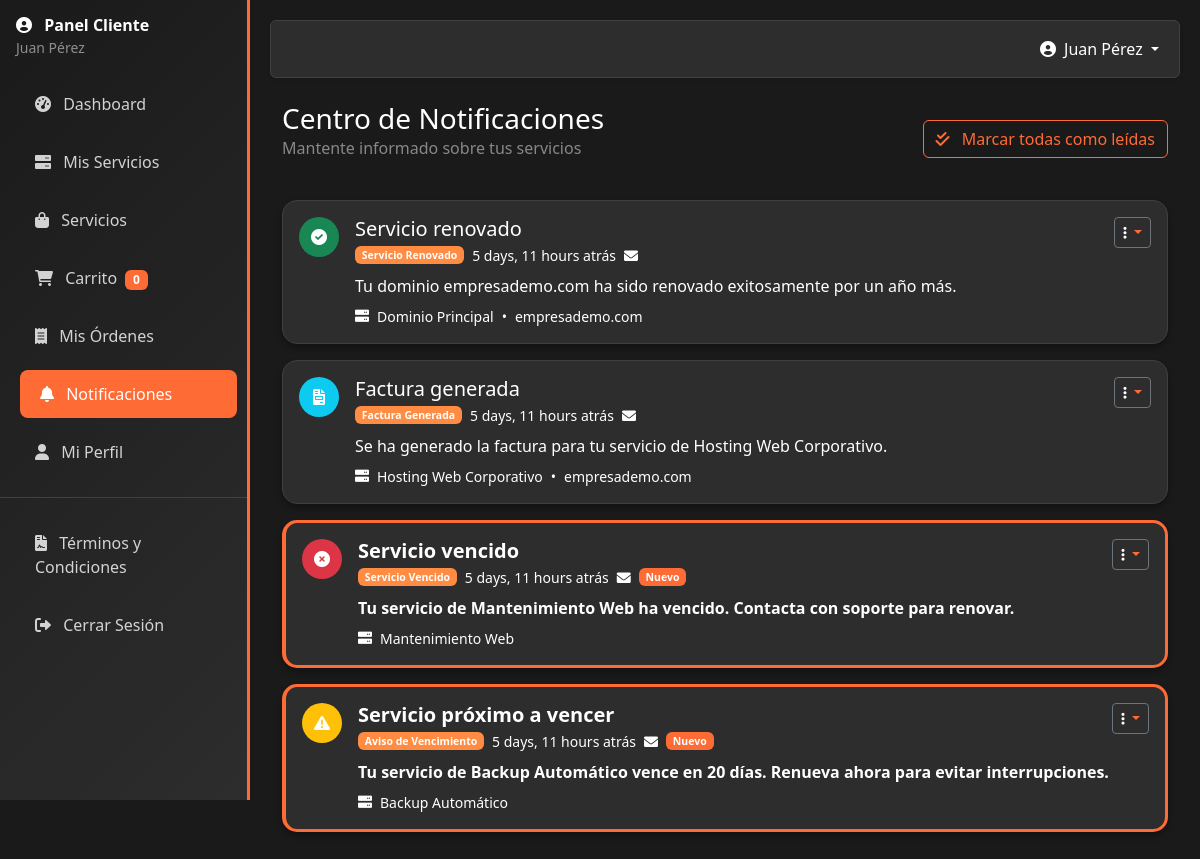
Page /accounts/notifications/ (signed in) on the committed database.
### accounts/models.py (models this page shows, shortened)
class User(AbstractUser):
    USER_TYPE_CHOICES = [
        ('admin', 'Administrador'),
        ('client', 'Cliente'),
    ]
    user_type = models.CharField(max_length=10, choices=USER_TYPE_CHOICES, default='client')
    phone = models.CharField(max_length=20, blank=True, null=True)
    company = models.CharField(max_length=100, blank=True, null=True, verbose_name="Empresa")
    address = models.TextField(blank=True, null=True, verbose_name="Dirección")
    city = models.CharField(max_length=50, blank=True, null=True, verbose_name="Ciudad")
    country = models.CharField(max_length=50, blank=True, null=True, verbose_name="País")
    two_factor_enabled = models.BooleanField(default=False)
    created_at = models.DateTimeField(auto_now_add=True)
    updated_at = models.DateTimeField(auto_now=True)
    def is_client(self):
        return self.user_type == 'client'

class ServiceNotification(models.Model):
    NOTIFICATION_TYPES = [
        ('expiry_warning', 'Aviso de Vencimiento'),
        ('expired', 'Servicio Vencido'),
        ('suspended', 'Servicio Suspendido'),
        ('renewed', 'Servicio Renovado'),
        ('invoice', 'Factura Generada'),
    ]
    client = models.ForeignKey(User, on_delete=models.CASCADE, related_name='notifications')
    service = models.ForeignKey(ClientService, on_delete=models.CASCADE, related_name='notifications')
    notification_type = models.CharField(max_length=20, choices=NOTIFICATION_TYPES, verbose_name="Tipo de Notificación")
    title = models.CharField(max_length=200, verbose_name="Título")
    message = models.TextField(verbose_name="Mensaje")
    is_read = models.BooleanField(default=False, verbose_name="Leído")
    sent_via_email = models.BooleanField(default=False, verbose_name="Enviado por Email")
    created_at = models.DateTimeField(auto_now_add=True)
    class Meta:
        verbose_name = "Notificación de Servicio"
        verbose_name_plural = "Notificaciones de Servicios"
        ordering = ['-created_at']

class ClientService(models.Model):
    SERVICE_TYPES = [
        ('hosting', 'Hosting'),
        ('domain', 'Dominio'),
        ('email', 'Email'),
        ('ssl', 'Certificado SSL'),
        ('backup', 'Backup'),
        ('maintenance', 'Mantenimiento'),
        ('development', 'Desarrollo Web'),
        ('seo', 'SEO'),
    ]
    STATUS_CHOICES = [
        ('active', 'Activo'),
        ('suspended', 'Suspendido'),
        ('expired', 'Vencido'),
        ('cancelled', 'Cancelado'),
    ]
    BILLING_CYCLES = [
        ('monthly', 'Mensual'),
        ('quarterly', 'Trimestral'),
        ('semi_annual', 'Semestral'),
        ('yearly', 'Anual'),
        ('biennial', 'Bienal'),
    ]
    client = models.ForeignKey(User, on_delete=models.CASCADE, related_name='services')
    service_type = models.CharField(max_length=20, choices=SERVICE_TYPES, verbose_name="Tipo de Servicio")
    name = models.CharField(max_length=200, verbose_name="Nombre del Servicio")
    description = models.TextField(blank=True, null=True, verbose_name="Descripción")
    hosting_plan = models.ForeignKey(HostingPlan, on_delete=models.SET_NULL, null=True, blank=True, verbose_name="Plan de Hosting")
    start_date = models.DateField(verbose_name="Fecha de Inicio")
    expiry_date = models.DateField(verbose_name="Fecha de Vencimiento")
    billing_cycle = models.CharField(max_length=20, choices=BILLING_CYCLES, verbose_name="Ciclo de Facturación")
    price = models.DecimalField(max_digits=10, decimal_places=2, verbose_name="Precio")
    status = models.CharField(max_length=20, choices=STATUS_CHOICES, default='active', verbose_name="Estado")
    auto_renew = models.BooleanField(default=True, verbose_name="Renovación Automática")
    domain_name = models.CharField(max_length=255, blank=True, null=True, verbose_name="Nombre de Dominio")
    server_ip = models.GenericIPAddressField(blank=True, null=True, verbose_name="IP del Servidor")
    cpanel_username = models.CharField(max_length=50, blank=True, null=True, verbose_name="Usuario cPanel")
    created_at = models.DateTimeField(auto_now_add=True)
    updated_at = models.DateTimeField(auto_now=True)
    class Meta:
        verbose_name = "Servicio de Cliente"
        verbose_name_plural = "Servicios de Clientes"
        ordering = ['-created_at']

### accounts/views.py (the view, shortened to what this page needs)
# urls.py: path('notifications/', views.client_notifications, name='client_notifications'),
@login_required
def client_notifications(request):
    if not request.user.is_client():
        return redirect('adminpanel:admin_dashboard')
    notifications = ServiceNotification.objects.filter(
        client=request.user
    ).order_by('-created_at')
    context = {
        'notifications': notifications,
    }
    return render(request, 'accounts/client_notifications.html', context)

### accounts/templates/accounts/client_notifications.html (shortened to what this page needs)
{% extends 'accounts/client_base.html' %}
{% block content %}
<div class="container-fluid">
    <div class="d-flex justify-content-between align-items-center mb-4">
        <div>
            <h1 class="h3 mb-0" style="color: #ffffff !important;">Centro de Notificaciones</h1>
            <p class="text-muted" style="color: #888 !important;">Mantente informado sobre tus servicios</p>
        </div>
        {% if notifications %}
            <div>
                <button class="btn btn-outline-primary" onclick="markAllAsRead()">
                    <i class="fas fa-check-double me-2"></i>
                    Marcar todas como leídas
                </button>
            </div>
        {% endif %}
    </div>
    {% if notifications %}
        <div class="row">
            {% for notification in notifications %}
                <div class="col-12 mb-3">
                    <div class="card {% if not notification.is_read %}border-start border-primary border-3{% endif %}">
                        <div class="card-body">
                            <div class="d-flex align-items-start">
                                <div class="flex-shrink-0 me-3">
                                    {% if notification.notification_type == 'expiry_warning' %}
                                        <div class="bg-warning text-white rounded-circle d-flex align-items-center justify-content-center"
                                             style="width: 40px; height: 40px;">
                                            <i class="fas fa-exclamation-triangle"></i>
                                        </div>
                                    {% elif notification.notification_type == 'expired' %}
                                        <div class="bg-danger text-white rounded-circle d-flex align-items-center justify-content-center"
                                             style="width: 40px; height: 40px;">
                                            <i class="fas fa-times-circle"></i>
                                        </div>
                                    {% elif notification.notification_type == 'renewed' %}
                                        <div class="bg-success text-white rounded-circle d-flex align-items-center justify-content-center"
                                             style="width: 40px; height: 40px;">
                                            <i class="fas fa-check-circle"></i>
                                        </div>
                                    {% elif notification.notification_type == 'suspended' %}
                                        <div class="bg-warning text-white rounded-circle d-flex align-items-center justify-content-center"
                                             style="width: 40px; height: 40px;">
                                            <i class="fas fa-pause-circle"></i>
                                        </div>
                                    {% elif notification.notification_type == 'invoice' %}
                                        <div class="bg-info text-white rounded-circle d-flex align-items-center justify-content-center"
                                             style="width: 40px; height: 40px;">
                                            <i class="fas fa-file-invoice"></i>
                                        </div>
                                    {% else %}
                                        <div class="bg-secondary text-white rounded-circle d-flex align-items-center justify-content-center"
                                             style="width: 40px; height: 40px;">
                                            <i class="fas fa-info-circle"></i>
                                        </div>
                                    {% endif %}
                                </div>
                                <div class="flex-grow-1">
                                    <div class="d-flex justify-content-between align-items-start mb-2">
                                        <div>
                                            <h5 class="mb-1 {% if not notification.is_read %}fw-bold{% endif %}">
                                                {{ notification.title }}
                                            </h5>
                                            <div class="d-flex align-items-center text-muted small">
                                                <span class="badge me-2" style="background-color: #ff8c42; color: white;">
                                                    {{ notification.get_notification_type_display }}
                                                </span>
                                                <span class="me-2">{{ notification.created_at|timesince }} atrás</span>
                                                {% if notification.sent_via_email %}
                                                    <span class="me-2">
                                                        <i class="fas fa-envelope text-info" title="Enviado por email"></i>
                                                    </span>
                                                {% endif %}
                                                {% if not notification.is_read %}
                                                    <span class="badge bg-primary">Nuevo</span>
                                                {% endif %}
                                            </div>
                                        </div>
                                        <div class="dropdown">
                                            <button class="btn btn-sm btn-outline-secondary dropdown-toggle"
                                                    type="button" data-bs-toggle="dropdown">
                                                <i class="fas fa-ellipsis-v"></i>
                                            </button>
                                        </div>
                                    </div>
                                    <p class="mb-2 {% if not notification.is_read %}fw-bold{% endif %}">
                                        {{ notification.message }}
                                    </p>
                                    <div class="d-flex align-items-center text-muted small">
                                        <i class="fas fa-server me-2"></i>
                                        <span>{{ notification.service.name }}</span>
                                        {% if notification.service.domain_name %}
                                            <span class="mx-2">•</span>
                                            <span>{{ notification.service.domain_name }}</span>
                                        {% endif %}
                                    </div>
                                </div>
                            </div>
                        </div>
                    </div>
                </div>
            {% endfor %}
        </div>
    {% endif %}
</div>
{% endblock %}

### accounts/templates/accounts/client_base.html (shortened to what this page needs)
<!DOCTYPE html>
<html lang="es">
<head>
    <link href="https://cdn.jsdelivr.net/npm/bootstrap@5.3.0/dist/css/bootstrap.min.css" rel="stylesheet">
    <link rel="stylesheet" href="https://cdnjs.cloudflare.com/ajax/libs/font-awesome/6.0.0/css/all.min.css">
</head>
<body>
    <div class="sidebar">
        <div class="p-3">
            <h4 class="navbar-brand mb-0">
                <i class="fas fa-user-circle me-2"></i>
                Panel Cliente
            </h4>
            <small class="text-white-50">{{ user.get_full_name|default:user.username }}</small>
        </div>
        <nav class="nav flex-column">
            <a class="nav-link {% if request.resolver_match.url_name == 'client_dashboard' %}active{% endif %}"
               href="{% url 'accounts:client_dashboard' %}">
                <i class="fas fa-tachometer-alt me-2"></i> Dashboard
            </a>
            <a class="nav-link {% if request.resolver_match.url_name == 'client_services' %}active{% endif %}"
               href="{% url 'accounts:client_services' %}">
                <i class="fas fa-server me-2"></i> Mis Servicios
            </a>
            <a class="nav-link {% if request.resolver_match.url_name == 'home' %}active{% endif %}"
               href="{% url 'services:home' %}">
                <i class="fas fa-shopping-bag me-2"></i> Servicios
            </a>
            <a class="nav-link position-relative {% if request.resolver_match.url_name == 'cart' %}active{% endif %}"
               href="{% url 'services:cart' %}">
                <i class="fas fa-shopping-cart me-2"></i> Carrito
                <span class="badge bg-orange ms-1" id="cart-count">{{ cart_items_count }}</span>
            </a>
            <a class="nav-link {% if request.resolver_match.url_name == 'my_orders' %}active{% endif %}"
               href="{% url 'accounts:my_orders' %}">
                <i class="fas fa-receipt me-2"></i> Mis Órdenes
            </a>
            <a class="nav-link position-relative {% if request.resolver_match.url_name == 'client_notifications' %}active{% endif %}"
               href="{% url 'accounts:client_notifications' %}">
                <i class="fas fa-bell me-2"></i> Notificaciones
            </a>
            <a class="nav-link {% if request.resolver_match.url_name == 'client_profile' %}active{% endif %}"
               href="{% url 'accounts:client_profile' %}">
                <i class="fas fa-user me-2"></i> Mi Perfil
            </a>
            <hr class="text-white-50">
            <a class="nav-link {% if request.resolver_match.url_name == 'terms_and_conditions' %}active{% endif %}"
               href="{% url 'accounts:terms_and_conditions' %}">
                <i class="fas fa-file-contract me-2"></i> Términos y Condiciones
            </a>
            <a class="nav-link" href="{% url 'accounts:logout' %}">
                <i class="fas fa-sign-out-alt me-2"></i> Cerrar Sesión
            </a>
        </nav>
    </div>
    <div class="main-content">
        <nav class="navbar navbar-expand-lg navbar-dark rounded shadow-sm mb-4" style="background-color: var(--card-bg); border: 1px solid var(--border-color);">
            <div class="container-fluid">
                <div class="navbar-nav ms-auto">
                    <div class="nav-item dropdown">
                        <a class="nav-link dropdown-toggle" href="#" role="button" data-bs-toggle="dropdown">
                            <i class="fas fa-user-circle me-1"></i>
                            {{ user.get_full_name|default:user.username }}
                        </a>
                    </div>
                </div>
            </div>
        </nav>
        {% block content %}{% endblock %}
    </div>
</body>
</html>

### rows in the picture
User: get_full_name "Juan Pérez"
ServiceNotification: title "Servicio renovado", notification_type "Servicio Renovado", created_at "5 days, 11 hours", sent_via_email True (drawn), message "Tu dominio empresademo.com ha sido renovado exitosamente por un año más.", service.name "Dominio Principal", service.domain_name "empresademo.com"
ServiceNotification: title "Factura generada", notification_type "Factura Generada", created_at "5 days, 11 hours", sent_via_email True (drawn), message "Se ha generado la factura para tu servicio de Hosting Web Corporativo.", service.name "Hosting Web Corporativo", service.domain_name "empresademo.com"
ServiceNotification: title "Servicio vencido", notification_type "Servicio Vencido", created_at "5 days, 11 hours", sent_via_email True (drawn), is_read "Nuevo", message "Tu servicio de Mantenimiento Web ha vencido. Contacta con soporte para renovar.", service.name "Mantenimiento Web"
ServiceNotification: title "Servicio próximo a vencer", notification_type "Aviso de Vencimiento", created_at "5 days, 11 hours", sent_via_email True (drawn), is_read "Nuevo", message "Tu servicio de Backup Automático vence en 20 días. Renueva ahora para evitar interrupciones.", service.name "Backup Automático"

### other values in the picture
{{ cart_items_count }} "0"
